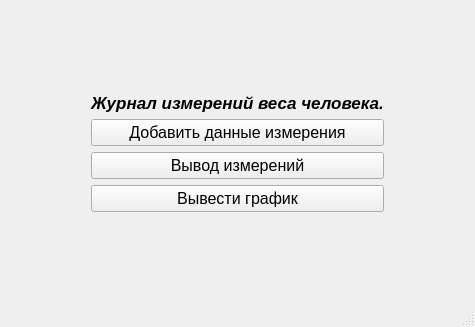
<?xml version="1.0" encoding="UTF-8"?>
<ui version="4.0">
 <class>MainWindow</class>
 <widget class="QMainWindow" name="MainWindow">
  <property name="geometry">
   <rect>
    <x>0</x>
    <y>0</y>
    <width>475</width>
    <height>327</height>
   </rect>
  </property>
  <property name="windowTitle">
   <string>MainWindow</string>
  </property>
  <widget class="QWidget" name="centralwidget">
   <layout class="QGridLayout" name="gridLayout">
    <item row="0" column="1">
     <spacer name="verticalSpacer">
      <property name="orientation">
       <enum>Qt::Vertical</enum>
      </property>
      <property name="sizeHint" stdset="0">
       <size>
        <width>20</width>
        <height>54</height>
       </size>
      </property>
     </spacer>
    </item>
    <item row="1" column="0">
     <spacer name="horizontalSpacer_2">
      <property name="orientation">
       <enum>Qt::Horizontal</enum>
      </property>
      <property name="sizeHint" stdset="0">
       <size>
        <width>48</width>
        <height>20</height>
       </size>
      </property>
     </spacer>
    </item>
    <item row="1" column="1">
     <layout class="QVBoxLayout" name="verticalLayout">
      <item>
       <widget class="QLabel" name="mainLabel">
        <property name="font">
         <font>
          <pointsize>13</pointsize>
          <italic>true</italic>
          <bold>true</bold>
         </font>
        </property>
        <property name="text">
         <string>Журнал измерений веса человека.</string>
        </property>
        <property name="alignment">
         <set>Qt::AlignCenter</set>
        </property>
       </widget>
      </item>
      <item>
       <widget class="QPushButton" name="inputButton">
        <property name="font">
         <font>
          <pointsize>12</pointsize>
          <italic>false</italic>
         </font>
        </property>
        <property name="text">
         <string>Добавить данные измерения</string>
        </property>
       </widget>
      </item>
      <item>
       <widget class="QPushButton" name="deleteButton">
        <property name="font">
         <font>
          <pointsize>12</pointsize>
          <italic>false</italic>
         </font>
        </property>
        <property name="text">
         <string>Вывод измерений</string>
        </property>
       </widget>
      </item>
      <item>
       <widget class="QPushButton" name="chartButton">
        <property name="enabled">
         <bool>true</bool>
        </property>
        <property name="font">
         <font>
          <pointsize>12</pointsize>
         </font>
        </property>
        <property name="text">
         <string>Вывести график</string>
        </property>
       </widget>
      </item>
     </layout>
    </item>
    <item row="1" column="2">
     <spacer name="horizontalSpacer">
      <property name="orientation">
       <enum>Qt::Horizontal</enum>
      </property>
      <property name="sizeHint" stdset="0">
       <size>
        <width>47</width>
        <height>20</height>
       </size>
      </property>
     </spacer>
    </item>
    <item row="2" column="1">
     <spacer name="verticalSpacer_2">
      <property name="orientation">
       <enum>Qt::Vertical</enum>
      </property>
      <property name="sizeHint" stdset="0">
       <size>
        <width>20</width>
        <height>54</height>
       </size>
      </property>
     </spacer>
    </item>
   </layout>
  </widget>
  <widget class="QMenuBar" name="menubar">
   <property name="geometry">
    <rect>
     <x>0</x>
     <y>0</y>
     <width>475</width>
     <height>21</height>
    </rect>
   </property>
  </widget>
  <widget class="QStatusBar" name="statusbar"/>
 </widget>
 <resources/>
 <connections/>
</ui>
